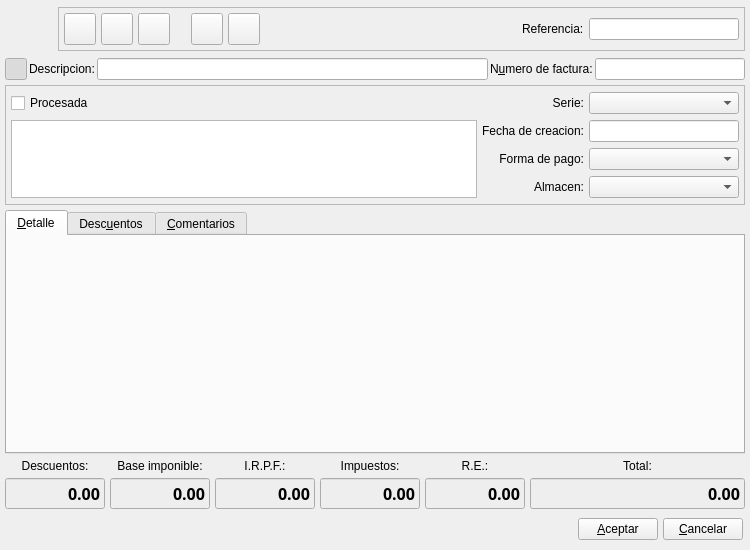
<ui version="4.0" >
 <author>Tomeu Borras</author>
 <class>FacturaBase</class>
 <widget class="QWidget" name="FacturaBase" >
  <property name="geometry" >
   <rect>
    <x>0</x>
    <y>0</y>
    <width>750</width>
    <height>550</height>
   </rect>
  </property>
  <property name="focusPolicy" >
   <enum>Qt::StrongFocus</enum>
  </property>
  <property name="windowTitle" >
   <string>Nueva factura a cliente</string>
  </property>
  <property name="windowIcon" >
   <iconset resource="../../../bulmages.qrc" >
    <normaloff>:/Images/client-invoice.svg</normaloff>:/Images/client-invoice.svg</iconset>
  </property>
  <layout class="QGridLayout" >
   <property name="margin" >
    <number>5</number>
   </property>
   <property name="spacing" >
    <number>5</number>
   </property>
   <item row="0" column="0" colspan="6" >
    <layout class="QHBoxLayout" >
     <property name="spacing" >
      <number>5</number>
     </property>
     <property name="margin" >
      <number>0</number>
     </property>
     <item>
      <widget class="QLabel" name="pixmapLabel1" >
       <property name="sizePolicy" >
        <sizepolicy vsizetype="Fixed" hsizetype="Fixed" >
         <horstretch>0</horstretch>
         <verstretch>0</verstretch>
        </sizepolicy>
       </property>
       <property name="minimumSize" >
        <size>
         <width>48</width>
         <height>48</height>
        </size>
       </property>
       <property name="maximumSize" >
        <size>
         <width>48</width>
         <height>48</height>
        </size>
       </property>
       <property name="pixmap" >
        <pixmap resource="../../../bulmages.qrc" >:/Images/client-invoice.svg</pixmap>
       </property>
       <property name="scaledContents" >
        <bool>true</bool>
       </property>
      </widget>
     </item>
     <item>
      <widget class="QFrame" name="frame_2" >
       <property name="sizePolicy" >
        <sizepolicy vsizetype="Fixed" hsizetype="Expanding" >
         <horstretch>0</horstretch>
         <verstretch>0</verstretch>
        </sizepolicy>
       </property>
       <property name="frameShape" >
        <enum>QFrame::StyledPanel</enum>
       </property>
       <property name="frameShadow" >
        <enum>QFrame::Raised</enum>
       </property>
       <layout class="QHBoxLayout" >
        <property name="spacing" >
         <number>5</number>
        </property>
        <property name="margin" >
         <number>5</number>
        </property>
        <item>
         <widget class="QToolButton" name="mui_guardar" >
          <property name="minimumSize" >
           <size>
            <width>32</width>
            <height>32</height>
           </size>
          </property>
          <property name="maximumSize" >
           <size>
            <width>32</width>
            <height>32</height>
           </size>
          </property>
          <property name="toolTip" >
           <string>Guardar factura</string>
          </property>
          <property name="whatsThis" >
           <string>Guardar factura</string>
          </property>
          <property name="text" >
           <string/>
          </property>
          <property name="icon" >
           <iconset resource="../../../bulmages.qrc" >
            <normaloff>:/Images/edit-save.svg</normaloff>:/Images/edit-save.svg</iconset>
          </property>
          <property name="iconSize" >
           <size>
            <width>32</width>
            <height>32</height>
           </size>
          </property>
         </widget>
        </item>
        <item>
         <widget class="QToolButton" name="mui_borrar" >
          <property name="minimumSize" >
           <size>
            <width>32</width>
            <height>32</height>
           </size>
          </property>
          <property name="maximumSize" >
           <size>
            <width>32</width>
            <height>32</height>
           </size>
          </property>
          <property name="toolTip" >
           <string>Borrar factura</string>
          </property>
          <property name="whatsThis" >
           <string>Borrar factura</string>
          </property>
          <property name="text" >
           <string/>
          </property>
          <property name="icon" >
           <iconset resource="../../../bulmages.qrc" >
            <normaloff>:/Images/edit-delete.svg</normaloff>:/Images/edit-delete.svg</iconset>
          </property>
          <property name="iconSize" >
           <size>
            <width>32</width>
            <height>32</height>
           </size>
          </property>
         </widget>
        </item>
        <item>
         <widget class="QToolButton" name="mui_imprimir" >
          <property name="minimumSize" >
           <size>
            <width>32</width>
            <height>32</height>
           </size>
          </property>
          <property name="maximumSize" >
           <size>
            <width>32</width>
            <height>32</height>
           </size>
          </property>
          <property name="toolTip" >
           <string>Imprimir factura</string>
          </property>
          <property name="whatsThis" >
           <string>Imprimir factura</string>
          </property>
          <property name="text" >
           <string/>
          </property>
          <property name="icon" >
           <iconset resource="../../../bulmages.qrc" >
            <normaloff>:/Images/document-print.svg</normaloff>:/Images/document-print.svg</iconset>
          </property>
          <property name="iconSize" >
           <size>
            <width>32</width>
            <height>32</height>
           </size>
          </property>
         </widget>
        </item>
        <item>
         <spacer>
          <property name="orientation" >
           <enum>Qt::Horizontal</enum>
          </property>
          <property name="sizeType" >
           <enum>QSizePolicy::Preferred</enum>
          </property>
          <property name="sizeHint" stdset="0" >
           <size>
            <width>16</width>
            <height>26</height>
           </size>
          </property>
         </spacer>
        </item>
        <item>
         <widget class="QToolButton" name="mui_veralbaranes" >
          <property name="enabled" >
           <bool>true</bool>
          </property>
          <property name="minimumSize" >
           <size>
            <width>32</width>
            <height>32</height>
           </size>
          </property>
          <property name="maximumSize" >
           <size>
            <width>32</width>
            <height>32</height>
           </size>
          </property>
          <property name="toolTip" >
           <string>Ver albaranes con la misma referencia</string>
          </property>
          <property name="whatsThis" >
           <string>Ver albaranes con la misma referencia</string>
          </property>
          <property name="icon" >
           <iconset resource="../../../bulmages.qrc" >
            <normaloff>:/Images/client-delivery-note-list.svg</normaloff>:/Images/client-delivery-note-list.svg</iconset>
          </property>
          <property name="iconSize" >
           <size>
            <width>32</width>
            <height>32</height>
           </size>
          </property>
         </widget>
        </item>
        <item>
         <widget class="QToolButton" name="mui_agregaralbaran" >
          <property name="enabled" >
           <bool>true</bool>
          </property>
          <property name="minimumSize" >
           <size>
            <width>32</width>
            <height>32</height>
           </size>
          </property>
          <property name="maximumSize" >
           <size>
            <width>32</width>
            <height>32</height>
           </size>
          </property>
          <property name="toolTip" >
           <string>Agregar albaran a la factura</string>
          </property>
          <property name="whatsThis" >
           <string>Agregar albaran a la factura</string>
          </property>
          <property name="icon" >
           <iconset resource="../../../bulmages.qrc" >
            <normaloff>:/Images/client-delivery-note-add-to-invoice.svg</normaloff>:/Images/client-delivery-note-add-to-invoice.svg</iconset>
          </property>
          <property name="iconSize" >
           <size>
            <width>32</width>
            <height>32</height>
           </size>
          </property>
         </widget>
        </item>
        <item>
         <widget class="QFrame" name="mui_plugbotones" >
          <property name="sizePolicy" >
           <sizepolicy vsizetype="Fixed" hsizetype="Fixed" >
            <horstretch>0</horstretch>
            <verstretch>0</verstretch>
           </sizepolicy>
          </property>
          <property name="frameShape" >
           <enum>QFrame::NoFrame</enum>
          </property>
          <property name="frameShadow" >
           <enum>QFrame::Plain</enum>
          </property>
          <property name="lineWidth" >
           <number>0</number>
          </property>
         </widget>
        </item>
        <item>
         <spacer>
          <property name="orientation" >
           <enum>Qt::Horizontal</enum>
          </property>
          <property name="sizeType" >
           <enum>QSizePolicy::Expanding</enum>
          </property>
          <property name="sizeHint" stdset="0" >
           <size>
            <width>21</width>
            <height>26</height>
           </size>
          </property>
         </spacer>
        </item>
        <item>
         <widget class="QLabel" name="label5" >
          <property name="sizePolicy" >
           <sizepolicy vsizetype="Fixed" hsizetype="Fixed" >
            <horstretch>0</horstretch>
            <verstretch>0</verstretch>
           </sizepolicy>
          </property>
          <property name="text" >
           <string>Referencia:</string>
          </property>
          <property name="buddy" >
           <cstring>mui_reffactura</cstring>
          </property>
         </widget>
        </item>
        <item>
         <widget class="BusquedaReferencia" name="mui_reffactura" >
          <property name="sizePolicy" >
           <sizepolicy vsizetype="Fixed" hsizetype="Fixed" >
            <horstretch>0</horstretch>
            <verstretch>0</verstretch>
           </sizepolicy>
          </property>
          <property name="minimumSize" >
           <size>
            <width>150</width>
            <height>0</height>
           </size>
          </property>
         </widget>
        </item>
       </layout>
      </widget>
     </item>
    </layout>
   </item>
   <item row="1" column="0" colspan="6" >
    <layout class="QHBoxLayout" >
     <item>
      <widget class="QToolButton" name="mui_detalles" >
       <property name="minimumSize" >
        <size>
         <width>22</width>
         <height>22</height>
        </size>
       </property>
       <property name="maximumSize" >
        <size>
         <width>22</width>
         <height>22</height>
        </size>
       </property>
       <property name="toolTip" >
        <string>Mostrar/ocultar cabecera</string>
       </property>
       <property name="whatsThis" >
        <string>Mostrar/ocultar cabecera</string>
       </property>
       <property name="text" >
        <string/>
       </property>
       <property name="icon" >
        <iconset resource="../../../bulmages.qrc" >
         <normaloff>:/Images/document-open.svg</normaloff>:/Images/document-open.svg</iconset>
       </property>
       <property name="iconSize" >
        <size>
         <width>32</width>
         <height>32</height>
        </size>
       </property>
       <property name="checkable" >
        <bool>true</bool>
       </property>
       <property name="checked" >
        <bool>true</bool>
       </property>
      </widget>
     </item>
     <item>
      <widget class="QLabel" name="label7" >
       <property name="sizePolicy" >
        <sizepolicy vsizetype="Fixed" hsizetype="Preferred" >
         <horstretch>0</horstretch>
         <verstretch>0</verstretch>
        </sizepolicy>
       </property>
       <property name="text" >
        <string>Descripcion:</string>
       </property>
       <property name="buddy" >
        <cstring>mui_descfactura</cstring>
       </property>
      </widget>
     </item>
     <item>
      <widget class="QLineEdit" name="mui_descfactura" >
       <property name="sizePolicy" >
        <sizepolicy vsizetype="Preferred" hsizetype="Expanding" >
         <horstretch>0</horstretch>
         <verstretch>0</verstretch>
        </sizepolicy>
       </property>
      </widget>
     </item>
     <item>
      <widget class="QLabel" name="label6" >
       <property name="sizePolicy" >
        <sizepolicy vsizetype="Fixed" hsizetype="Preferred" >
         <horstretch>0</horstretch>
         <verstretch>0</verstretch>
        </sizepolicy>
       </property>
       <property name="text" >
        <string>N&amp;umero de factura:</string>
       </property>
       <property name="buddy" >
        <cstring>mui_numfactura</cstring>
       </property>
      </widget>
     </item>
     <item>
      <widget class="QLineEdit" name="mui_numfactura" >
       <property name="sizePolicy" >
        <sizepolicy vsizetype="Preferred" hsizetype="Preferred" >
         <horstretch>0</horstretch>
         <verstretch>0</verstretch>
        </sizepolicy>
       </property>
       <property name="minimumSize" >
        <size>
         <width>150</width>
         <height>0</height>
        </size>
       </property>
       <property name="maximumSize" >
        <size>
         <width>150</width>
         <height>16777215</height>
        </size>
       </property>
      </widget>
     </item>
    </layout>
   </item>
   <item row="2" column="0" colspan="6" >
    <widget class="QFrame" name="frame" >
     <property name="minimumSize" >
      <size>
       <width>16</width>
       <height>120</height>
      </size>
     </property>
     <property name="frameShape" >
      <enum>QFrame::StyledPanel</enum>
     </property>
     <property name="frameShadow" >
      <enum>QFrame::Raised</enum>
     </property>
     <layout class="QGridLayout" >
      <property name="margin" >
       <number>5</number>
      </property>
      <property name="spacing" >
       <number>5</number>
      </property>
      <item row="0" column="0" >
       <widget class="QCheckBox" name="mui_procesadafactura" >
        <property name="sizePolicy" >
         <sizepolicy vsizetype="Preferred" hsizetype="Preferred" >
          <horstretch>0</horstretch>
          <verstretch>0</verstretch>
         </sizepolicy>
        </property>
        <property name="text" >
         <string>Procesada</string>
        </property>
       </widget>
      </item>
      <item row="0" column="1" >
       <widget class="QLabel" name="label10" >
        <property name="sizePolicy" >
         <sizepolicy vsizetype="Fixed" hsizetype="Preferred" >
          <horstretch>0</horstretch>
          <verstretch>0</verstretch>
         </sizepolicy>
        </property>
        <property name="text" >
         <string>Serie:</string>
        </property>
        <property name="alignment" >
         <set>Qt::AlignRight|Qt::AlignTrailing|Qt::AlignVCenter</set>
        </property>
        <property name="buddy" >
         <cstring>mui_codigoserie_factura</cstring>
        </property>
       </widget>
      </item>
      <item row="0" column="2" >
       <widget class="BusquedaSerieFactura" name="mui_codigoserie_factura" />
      </item>
      <item rowspan="3" row="1" column="0" >
       <widget class="Busqueda" name="mui_idcliente" >
        <property name="sizePolicy" >
         <sizepolicy vsizetype="Ignored" hsizetype="Expanding" >
          <horstretch>0</horstretch>
          <verstretch>0</verstretch>
         </sizepolicy>
        </property>
       </widget>
      </item>
      <item row="1" column="1" >
       <widget class="QLabel" name="label8" >
        <property name="sizePolicy" >
         <sizepolicy vsizetype="Fixed" hsizetype="Preferred" >
          <horstretch>0</horstretch>
          <verstretch>0</verstretch>
         </sizepolicy>
        </property>
        <property name="text" >
         <string>Fecha de creacion:</string>
        </property>
        <property name="alignment" >
         <set>Qt::AlignRight|Qt::AlignTrailing|Qt::AlignVCenter</set>
        </property>
        <property name="buddy" >
         <cstring>mui_ffactura</cstring>
        </property>
       </widget>
      </item>
      <item row="1" column="2" >
       <widget class="BusquedaFecha" name="mui_ffactura" >
        <property name="sizePolicy" >
         <sizepolicy vsizetype="Fixed" hsizetype="Preferred" >
          <horstretch>0</horstretch>
          <verstretch>0</verstretch>
         </sizepolicy>
        </property>
        <property name="minimumSize" >
         <size>
          <width>150</width>
          <height>0</height>
         </size>
        </property>
        <property name="maximumSize" >
         <size>
          <width>150</width>
          <height>16777215</height>
         </size>
        </property>
       </widget>
      </item>
      <item row="2" column="1" >
       <widget class="QLabel" name="label11" >
        <property name="sizePolicy" >
         <sizepolicy vsizetype="Fixed" hsizetype="Preferred" >
          <horstretch>0</horstretch>
          <verstretch>0</verstretch>
         </sizepolicy>
        </property>
        <property name="text" >
         <string>Forma de pago:</string>
        </property>
        <property name="alignment" >
         <set>Qt::AlignRight|Qt::AlignTrailing|Qt::AlignVCenter</set>
        </property>
        <property name="buddy" >
         <cstring>mui_idforma_pago</cstring>
        </property>
       </widget>
      </item>
      <item row="2" column="2" >
       <widget class="BusquedaFormaPago" name="mui_idforma_pago" >
        <property name="minimumSize" >
         <size>
          <width>150</width>
          <height>0</height>
         </size>
        </property>
        <property name="maximumSize" >
         <size>
          <width>150</width>
          <height>16777215</height>
         </size>
        </property>
       </widget>
      </item>
      <item row="3" column="1" >
       <widget class="QLabel" name="mui_labelAlmacen" >
        <property name="sizePolicy" >
         <sizepolicy vsizetype="Fixed" hsizetype="Preferred" >
          <horstretch>0</horstretch>
          <verstretch>0</verstretch>
         </sizepolicy>
        </property>
        <property name="text" >
         <string>Almacen:</string>
        </property>
        <property name="alignment" >
         <set>Qt::AlignRight|Qt::AlignTrailing|Qt::AlignVCenter</set>
        </property>
        <property name="buddy" >
         <cstring>mui_idalmacen</cstring>
        </property>
       </widget>
      </item>
      <item row="3" column="2" >
       <widget class="BusquedaAlmacen" name="mui_idalmacen" />
      </item>
     </layout>
    </widget>
   </item>
   <item row="3" column="0" colspan="6" >
    <widget class="QTabWidget" name="m_desdfgs" >
     <property name="enabled" >
      <bool>true</bool>
     </property>
     <property name="currentIndex" >
      <number>0</number>
     </property>
     <widget class="QWidget" name="tab1" >
      <property name="geometry" >
       <rect>
        <x>0</x>
        <y>0</y>
        <width>736</width>
        <height>200</height>
       </rect>
      </property>
      <attribute name="title" >
       <string>&amp;Detalle</string>
      </attribute>
      <layout class="QGridLayout" >
       <property name="margin" >
        <number>5</number>
       </property>
       <property name="spacing" >
        <number>5</number>
       </property>
       <item row="0" column="0" >
        <widget class="ListLinFacturaView" native="1" name="subform2" >
         <property name="sizePolicy" >
          <sizepolicy vsizetype="Preferred" hsizetype="Expanding" >
           <horstretch>0</horstretch>
           <verstretch>0</verstretch>
          </sizepolicy>
         </property>
        </widget>
       </item>
      </layout>
     </widget>
     <widget class="QWidget" name="Tab2" >
      <property name="geometry" >
       <rect>
        <x>0</x>
        <y>0</y>
        <width>736</width>
        <height>200</height>
       </rect>
      </property>
      <attribute name="title" >
       <string>Desc&amp;uentos</string>
      </attribute>
      <layout class="QVBoxLayout" >
       <property name="spacing" >
        <number>5</number>
       </property>
       <property name="margin" >
        <number>5</number>
       </property>
       <item>
        <widget class="ListDescuentoFacturaView" native="1" name="m_descuentos" >
         <property name="sizePolicy" >
          <sizepolicy vsizetype="Preferred" hsizetype="Expanding" >
           <horstretch>0</horstretch>
           <verstretch>0</verstretch>
          </sizepolicy>
         </property>
        </widget>
       </item>
      </layout>
     </widget>
     <widget class="QWidget" name="tab3" >
      <property name="geometry" >
       <rect>
        <x>0</x>
        <y>0</y>
        <width>736</width>
        <height>200</height>
       </rect>
      </property>
      <attribute name="title" >
       <string>&amp;Comentarios</string>
      </attribute>
      <layout class="QHBoxLayout" >
       <property name="spacing" >
        <number>5</number>
       </property>
       <property name="margin" >
        <number>5</number>
       </property>
       <item>
        <widget class="QTextEdit" name="mui_comentfactura" />
       </item>
      </layout>
     </widget>
    </widget>
   </item>
   <item row="4" column="0" >
    <widget class="QLabel" name="label3" >
     <property name="text" >
      <string>Descuentos:</string>
     </property>
     <property name="alignment" >
      <set>Qt::AlignCenter</set>
     </property>
    </widget>
   </item>
   <item row="4" column="1" >
    <widget class="QLabel" name="label2" >
     <property name="text" >
      <string>Base imponible:</string>
     </property>
     <property name="alignment" >
      <set>Qt::AlignCenter</set>
     </property>
    </widget>
   </item>
   <item row="4" column="2" >
    <widget class="QLabel" name="label4_3" >
     <property name="text" >
      <string>I.R.P.F.:</string>
     </property>
     <property name="alignment" >
      <set>Qt::AlignCenter</set>
     </property>
    </widget>
   </item>
   <item row="4" column="3" >
    <widget class="QLabel" name="label4" >
     <property name="text" >
      <string>Impuestos:</string>
     </property>
     <property name="alignment" >
      <set>Qt::AlignCenter</set>
     </property>
    </widget>
   </item>
   <item row="4" column="4" >
    <widget class="QLabel" name="label4_2" >
     <property name="text" >
      <string>R.E.:</string>
     </property>
     <property name="alignment" >
      <set>Qt::AlignCenter</set>
     </property>
    </widget>
   </item>
   <item row="4" column="5" >
    <widget class="QLabel" name="label1" >
     <property name="text" >
      <string>Total:</string>
     </property>
     <property name="alignment" >
      <set>Qt::AlignCenter</set>
     </property>
    </widget>
   </item>
   <item row="5" column="0" >
    <widget class="QLineEdit" name="m_totalDiscounts" >
     <property name="enabled" >
      <bool>true</bool>
     </property>
     <property name="minimumSize" >
      <size>
       <width>100</width>
       <height>0</height>
      </size>
     </property>
     <property name="maximumSize" >
      <size>
       <width>100</width>
       <height>16777215</height>
      </size>
     </property>
     <property name="palette" >
      <palette>
       <active>
        <colorrole role="Base" >
         <brush brushstyle="SolidPattern" >
          <color alpha="255" >
           <red>238</red>
           <green>238</green>
           <blue>238</blue>
          </color>
         </brush>
        </colorrole>
       </active>
       <inactive>
        <colorrole role="Base" >
         <brush brushstyle="SolidPattern" >
          <color alpha="255" >
           <red>238</red>
           <green>238</green>
           <blue>238</blue>
          </color>
         </brush>
        </colorrole>
       </inactive>
       <disabled>
        <colorrole role="Base" >
         <brush brushstyle="SolidPattern" >
          <color alpha="255" >
           <red>255</red>
           <green>255</green>
           <blue>255</blue>
          </color>
         </brush>
        </colorrole>
       </disabled>
      </palette>
     </property>
     <property name="font" >
      <font>
       <family>Sans Serif</family>
       <pointsize>12</pointsize>
       <weight>75</weight>
       <italic>false</italic>
       <bold>true</bold>
       <underline>false</underline>
       <strikeout>false</strikeout>
      </font>
     </property>
     <property name="focusPolicy" >
      <enum>Qt::NoFocus</enum>
     </property>
     <property name="acceptDrops" >
      <bool>false</bool>
     </property>
     <property name="text" >
      <string>0.00</string>
     </property>
     <property name="alignment" >
      <set>Qt::AlignRight</set>
     </property>
     <property name="readOnly" >
      <bool>true</bool>
     </property>
    </widget>
   </item>
   <item row="5" column="1" >
    <widget class="QLineEdit" name="m_totalBases" >
     <property name="minimumSize" >
      <size>
       <width>100</width>
       <height>0</height>
      </size>
     </property>
     <property name="maximumSize" >
      <size>
       <width>100</width>
       <height>16777215</height>
      </size>
     </property>
     <property name="palette" >
      <palette>
       <active>
        <colorrole role="Base" >
         <brush brushstyle="SolidPattern" >
          <color alpha="255" >
           <red>238</red>
           <green>238</green>
           <blue>238</blue>
          </color>
         </brush>
        </colorrole>
       </active>
       <inactive>
        <colorrole role="Base" >
         <brush brushstyle="SolidPattern" >
          <color alpha="255" >
           <red>238</red>
           <green>238</green>
           <blue>238</blue>
          </color>
         </brush>
        </colorrole>
       </inactive>
       <disabled>
        <colorrole role="Base" >
         <brush brushstyle="SolidPattern" >
          <color alpha="255" >
           <red>255</red>
           <green>255</green>
           <blue>255</blue>
          </color>
         </brush>
        </colorrole>
       </disabled>
      </palette>
     </property>
     <property name="font" >
      <font>
       <family>Sans Serif</family>
       <pointsize>12</pointsize>
       <weight>75</weight>
       <italic>false</italic>
       <bold>true</bold>
       <underline>false</underline>
       <strikeout>false</strikeout>
      </font>
     </property>
     <property name="focusPolicy" >
      <enum>Qt::NoFocus</enum>
     </property>
     <property name="acceptDrops" >
      <bool>false</bool>
     </property>
     <property name="text" >
      <string>0.00</string>
     </property>
     <property name="alignment" >
      <set>Qt::AlignRight</set>
     </property>
     <property name="readOnly" >
      <bool>true</bool>
     </property>
    </widget>
   </item>
   <item row="5" column="2" >
    <widget class="QLineEdit" name="m_totalIRPF" >
     <property name="minimumSize" >
      <size>
       <width>100</width>
       <height>0</height>
      </size>
     </property>
     <property name="maximumSize" >
      <size>
       <width>100</width>
       <height>16777215</height>
      </size>
     </property>
     <property name="palette" >
      <palette>
       <active>
        <colorrole role="Base" >
         <brush brushstyle="SolidPattern" >
          <color alpha="255" >
           <red>238</red>
           <green>238</green>
           <blue>238</blue>
          </color>
         </brush>
        </colorrole>
       </active>
       <inactive>
        <colorrole role="Base" >
         <brush brushstyle="SolidPattern" >
          <color alpha="255" >
           <red>238</red>
           <green>238</green>
           <blue>238</blue>
          </color>
         </brush>
        </colorrole>
       </inactive>
       <disabled>
        <colorrole role="Base" >
         <brush brushstyle="SolidPattern" >
          <color alpha="255" >
           <red>255</red>
           <green>255</green>
           <blue>255</blue>
          </color>
         </brush>
        </colorrole>
       </disabled>
      </palette>
     </property>
     <property name="font" >
      <font>
       <family>Sans Serif</family>
       <pointsize>12</pointsize>
       <weight>75</weight>
       <italic>false</italic>
       <bold>true</bold>
       <underline>false</underline>
       <strikeout>false</strikeout>
      </font>
     </property>
     <property name="focusPolicy" >
      <enum>Qt::NoFocus</enum>
     </property>
     <property name="acceptDrops" >
      <bool>false</bool>
     </property>
     <property name="text" >
      <string>0.00</string>
     </property>
     <property name="alignment" >
      <set>Qt::AlignRight</set>
     </property>
     <property name="readOnly" >
      <bool>true</bool>
     </property>
    </widget>
   </item>
   <item row="5" column="3" >
    <widget class="QLineEdit" name="m_totalTaxes" >
     <property name="minimumSize" >
      <size>
       <width>100</width>
       <height>0</height>
      </size>
     </property>
     <property name="maximumSize" >
      <size>
       <width>100</width>
       <height>16777215</height>
      </size>
     </property>
     <property name="palette" >
      <palette>
       <active>
        <colorrole role="Base" >
         <brush brushstyle="SolidPattern" >
          <color alpha="255" >
           <red>238</red>
           <green>238</green>
           <blue>238</blue>
          </color>
         </brush>
        </colorrole>
       </active>
       <inactive>
        <colorrole role="Base" >
         <brush brushstyle="SolidPattern" >
          <color alpha="255" >
           <red>238</red>
           <green>238</green>
           <blue>238</blue>
          </color>
         </brush>
        </colorrole>
       </inactive>
       <disabled>
        <colorrole role="Base" >
         <brush brushstyle="SolidPattern" >
          <color alpha="255" >
           <red>255</red>
           <green>255</green>
           <blue>255</blue>
          </color>
         </brush>
        </colorrole>
       </disabled>
      </palette>
     </property>
     <property name="font" >
      <font>
       <family>Sans Serif</family>
       <pointsize>12</pointsize>
       <weight>75</weight>
       <italic>false</italic>
       <bold>true</bold>
       <underline>false</underline>
       <strikeout>false</strikeout>
      </font>
     </property>
     <property name="focusPolicy" >
      <enum>Qt::NoFocus</enum>
     </property>
     <property name="acceptDrops" >
      <bool>false</bool>
     </property>
     <property name="text" >
      <string>0.00</string>
     </property>
     <property name="alignment" >
      <set>Qt::AlignRight</set>
     </property>
     <property name="readOnly" >
      <bool>true</bool>
     </property>
    </widget>
   </item>
   <item row="5" column="4" >
    <widget class="QLineEdit" name="m_totalReqEq" >
     <property name="minimumSize" >
      <size>
       <width>100</width>
       <height>0</height>
      </size>
     </property>
     <property name="maximumSize" >
      <size>
       <width>100</width>
       <height>16777215</height>
      </size>
     </property>
     <property name="palette" >
      <palette>
       <active>
        <colorrole role="Base" >
         <brush brushstyle="SolidPattern" >
          <color alpha="255" >
           <red>238</red>
           <green>238</green>
           <blue>238</blue>
          </color>
         </brush>
        </colorrole>
       </active>
       <inactive>
        <colorrole role="Base" >
         <brush brushstyle="SolidPattern" >
          <color alpha="255" >
           <red>238</red>
           <green>238</green>
           <blue>238</blue>
          </color>
         </brush>
        </colorrole>
       </inactive>
       <disabled>
        <colorrole role="Base" >
         <brush brushstyle="SolidPattern" >
          <color alpha="255" >
           <red>255</red>
           <green>255</green>
           <blue>255</blue>
          </color>
         </brush>
        </colorrole>
       </disabled>
      </palette>
     </property>
     <property name="font" >
      <font>
       <family>Sans Serif</family>
       <pointsize>12</pointsize>
       <weight>75</weight>
       <italic>false</italic>
       <bold>true</bold>
       <underline>false</underline>
       <strikeout>false</strikeout>
      </font>
     </property>
     <property name="focusPolicy" >
      <enum>Qt::NoFocus</enum>
     </property>
     <property name="acceptDrops" >
      <bool>false</bool>
     </property>
     <property name="text" >
      <string>0.00</string>
     </property>
     <property name="alignment" >
      <set>Qt::AlignRight</set>
     </property>
     <property name="readOnly" >
      <bool>true</bool>
     </property>
    </widget>
   </item>
   <item row="5" column="5" >
    <widget class="QLineEdit" name="m_totalfactura" >
     <property name="enabled" >
      <bool>true</bool>
     </property>
     <property name="palette" >
      <palette>
       <active>
        <colorrole role="Base" >
         <brush brushstyle="SolidPattern" >
          <color alpha="255" >
           <red>238</red>
           <green>238</green>
           <blue>238</blue>
          </color>
         </brush>
        </colorrole>
       </active>
       <inactive>
        <colorrole role="Base" >
         <brush brushstyle="SolidPattern" >
          <color alpha="255" >
           <red>238</red>
           <green>238</green>
           <blue>238</blue>
          </color>
         </brush>
        </colorrole>
       </inactive>
       <disabled>
        <colorrole role="Base" >
         <brush brushstyle="SolidPattern" >
          <color alpha="255" >
           <red>255</red>
           <green>255</green>
           <blue>255</blue>
          </color>
         </brush>
        </colorrole>
       </disabled>
      </palette>
     </property>
     <property name="font" >
      <font>
       <family>Sans Serif</family>
       <pointsize>12</pointsize>
       <weight>75</weight>
       <italic>false</italic>
       <bold>true</bold>
       <underline>false</underline>
       <strikeout>false</strikeout>
      </font>
     </property>
     <property name="focusPolicy" >
      <enum>Qt::NoFocus</enum>
     </property>
     <property name="acceptDrops" >
      <bool>false</bool>
     </property>
     <property name="autoFillBackground" >
      <bool>true</bool>
     </property>
     <property name="text" >
      <string>0.00</string>
     </property>
     <property name="frame" >
      <bool>true</bool>
     </property>
     <property name="alignment" >
      <set>Qt::AlignRight</set>
     </property>
     <property name="readOnly" >
      <bool>true</bool>
     </property>
    </widget>
   </item>
   <item row="6" column="0" colspan="6" >
    <layout class="QHBoxLayout" >
     <property name="spacing" >
      <number>5</number>
     </property>
     <property name="margin" >
      <number>2</number>
     </property>
     <item>
      <spacer>
       <property name="orientation" >
        <enum>Qt::Horizontal</enum>
       </property>
       <property name="sizeHint" stdset="0" >
        <size>
         <width>436</width>
         <height>27</height>
        </size>
       </property>
      </spacer>
     </item>
     <item>
      <widget class="QPushButton" name="mui_aceptar" >
       <property name="text" >
        <string>&amp;Aceptar</string>
       </property>
      </widget>
     </item>
     <item>
      <widget class="QPushButton" name="mui_cancelar" >
       <property name="text" >
        <string>&amp;Cancelar</string>
       </property>
      </widget>
     </item>
    </layout>
   </item>
  </layout>
 </widget>
 <layoutdefault spacing="2" margin="2" />
 <customwidgets>
  <customwidget>
   <class>BusquedaFormaPago</class>
   <extends>QComboBox</extends>
   <header>busquedaformapago.h</header>
  </customwidget>
  <customwidget>
   <class>BusquedaReferencia</class>
   <extends>QLineEdit</extends>
   <header>busquedareferencia.h</header>
  </customwidget>
  <customwidget>
   <class>ListLinFacturaView</class>
   <extends>QWidget</extends>
   <header>listlinfacturaview.h</header>
  </customwidget>
  <customwidget>
   <class>ListDescuentoFacturaView</class>
   <extends>QWidget</extends>
   <header>listdescfacturaview.h</header>
  </customwidget>
  <customwidget>
   <class>BusquedaSerieFactura</class>
   <extends>QComboBox</extends>
   <header>busquedaseriefactura.h</header>
  </customwidget>
  <customwidget>
   <class>BusquedaAlmacen</class>
   <extends>QComboBox</extends>
   <header>busquedaalmacen.h</header>
  </customwidget>
  <customwidget>
   <class>BusquedaFecha</class>
   <extends>QLineEdit</extends>
   <header>../../bulmalib/src/busquedafecha.h</header>
  </customwidget>
  <customwidget>
   <class>Busqueda</class>
   <extends>QTextEdit</extends>
   <header>busqueda.h</header>
  </customwidget>
 </customwidgets>
 <resources>
  <include location="../../../bulmages.qrc" />
 </resources>
 <connections>
  <connection>
   <sender>mui_detalles</sender>
   <signal>toggled(bool)</signal>
   <receiver>frame</receiver>
   <slot>setShown(bool)</slot>
   <hints>
    <hint type="sourcelabel" >
     <x>25</x>
     <y>85</y>
    </hint>
    <hint type="destinationlabel" >
     <x>85</x>
     <y>99</y>
    </hint>
   </hints>
  </connection>
 </connections>
</ui>
